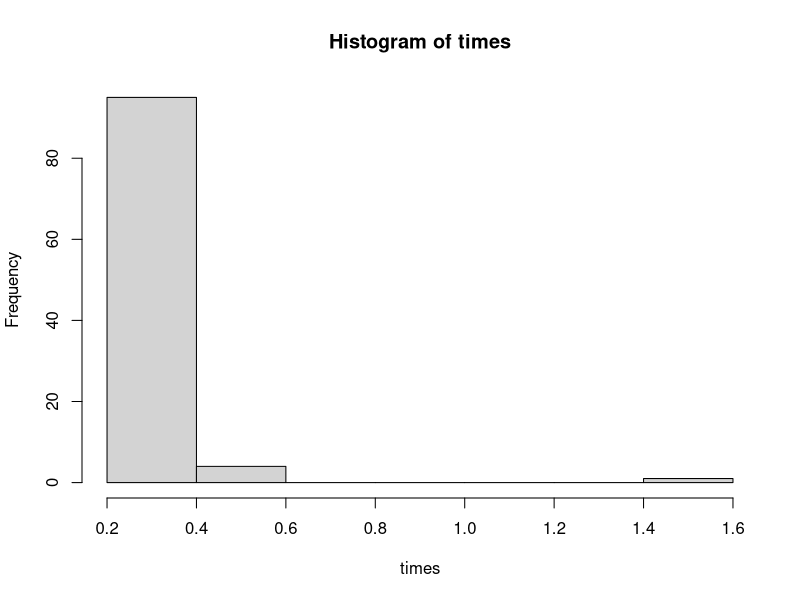
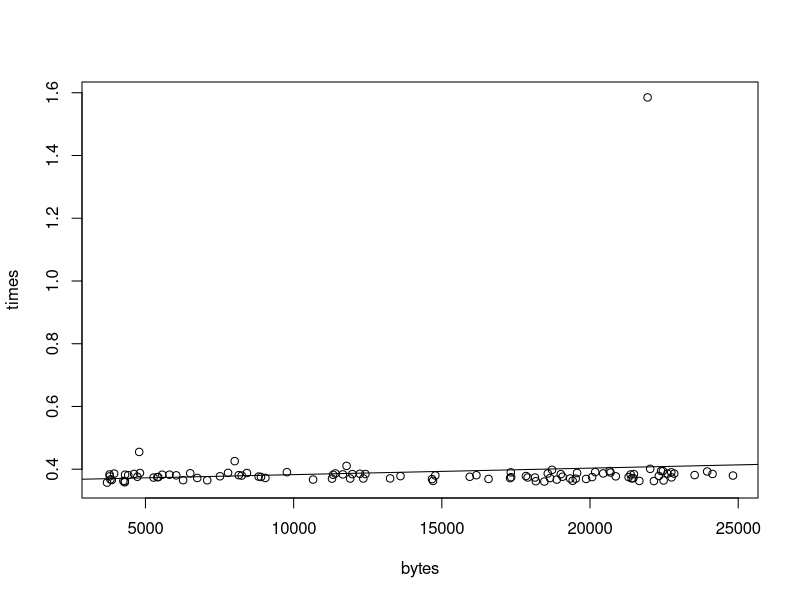
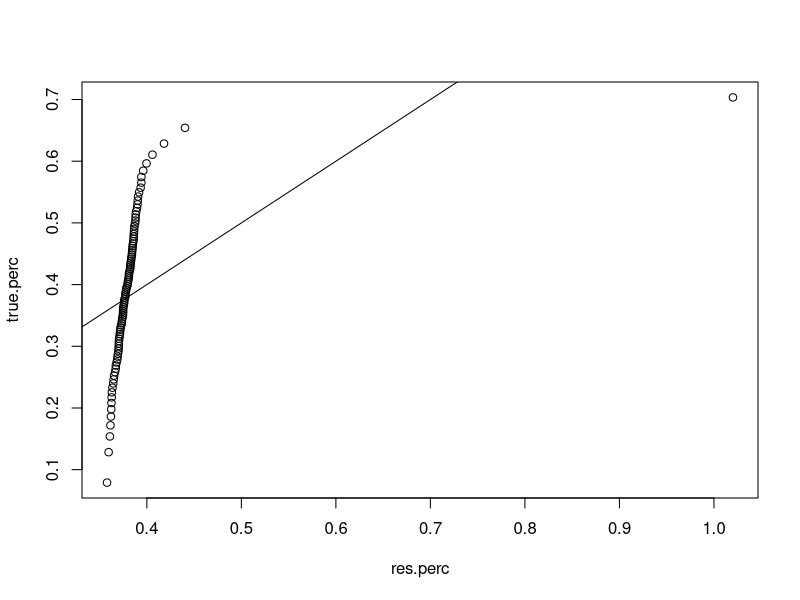

Generate these figures, in order, with R:
## ---- chunk 1
data <- read.csv("time.csv", header=TRUE)
bytes <- data$bytes
times <- data$time
hist(times)


result <- lm(times ~ bytes)
summary(result)

plot(times ~ bytes)
a <- coefficients(result)[1]
b <- coefficients(result)[2]

abline(a, b)

print("Because the p value for bytes is 0.247 > any significant p value, and because the r^2 value is 0.014, we have strong evidence to suggest that the size of the image file in bytes does not have a signicant impact on the time it takes the program to retrieve and save the file. If we remove the outlier, the p value skyrockets to roughly 0.9.")

probs <- ppoints(99)
res.perc <- quantile(times, probs)
true.perc <- qnorm(probs, mean=mean(times), sd=sd(times))
plot(res.perc, true.perc)
abline(0,1)
print("The QQ plot does not provide strong evidence that the time it takes to retrieve and save an image follows a normal distribution.")
